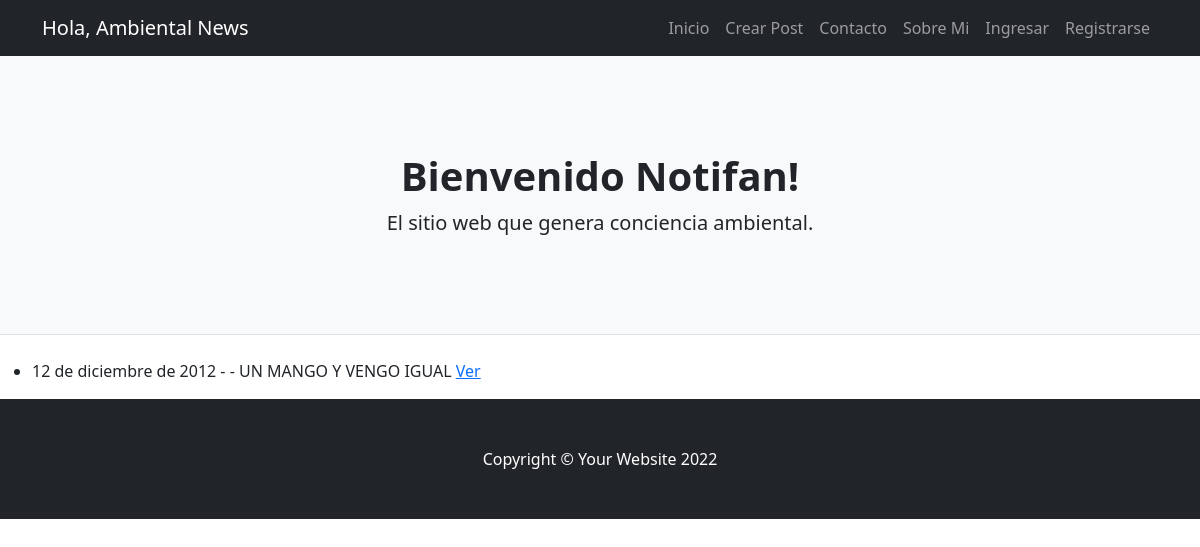
Before: /ambientalnews/listar/ with the older database file.
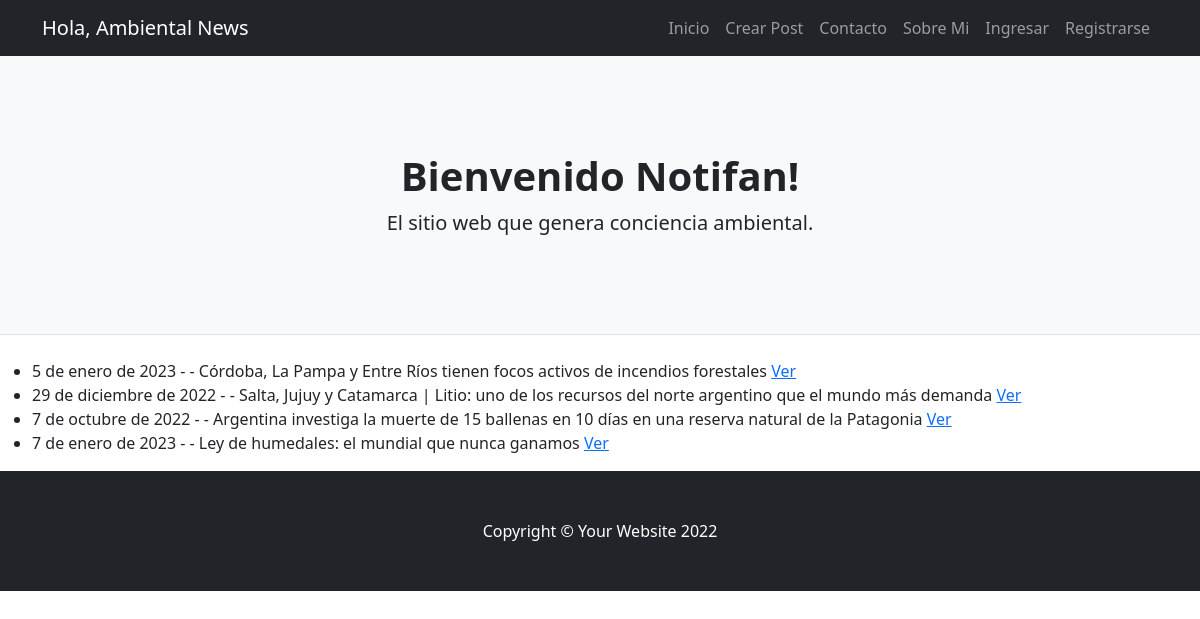
After: the same page with the newer database file.
### ambientalnews/models.py (models this page shows)
class Post(models.Model):
    titulo = models.CharField(max_length=100)
    sub_titulo = models.CharField(max_length=100)
    texto = models.TextField(max_length=3000)
    publicado_el = models.DateField()
    imagen = models.ImageField(upload_to="posteos", null="True", blank=True)

### ambientalnews/views.py (the view)
# urls.py: path('ambientalnews/listar/', PostListar.as_view(), name='listar'),
class PostListar(ListView):
    model = Post

### ambientalnews/templates/ambientalnews/post_list.html (shortened to what this page needs)
{% extends 'ambientalnews/base.html' %}
{% block contenido %}
<ul>
{% for post in object_list %}
    <li>
        {{post.publicado_el}} - - {{post.titulo}}
        <a href="{% url 'post-detalle' post.id %}">Ver</a>
    </li>
{% endfor %}
</ul>
{% endblock %}

### ambientalnews/templates/ambientalnews/base.html (shortened to what this page needs)
<!DOCTYPE html>
<html lang="en">
    <head>
        {% load static %}
        <link href="{% static 'ambientalnews/css/styles.css' %}" rel="stylesheet" />
    </head>
    <body>
        <nav class="navbar navbar-expand-lg navbar-dark bg-dark">
            <div class="container">
                <a class="navbar-brand" href="{% url 'inicio' %}">
                    {%if user.is_authenticated  and  user.avatar.imagen %}
                    <img src="{{user.avatar.imagen.url}}" height="64">
                      Hola, {{user.first_name}} |
                        {% else %}
                        Hola, {{user.first_name}}
                    {% endif %}
                    Ambiental News
                </a>
                <div class="collapse navbar-collapse" id="navbarSupportedContent">
                    <ul class="navbar-nav ms-auto mb-2 mb-lg-0">
                        <li class="nav-item"><a class="nav-link" href="{% url 'inicio' %}">Inicio</a></li>
                        <li class="nav-item"><a class="nav-link" href="{% url 'post-crear' %}">Crear Post</a></li>
                        <li class="nav-item"><a class="nav-link" href="{% url 'crear-mensaje' %}">Contacto</a></li>
                        <li class="nav-item"><a class="nav-link" href="{% url 'aboutme' %}">Sobre Mi</a></li>
                        {% if user.is_authenticated %}
                            <li class="nav-item"><a class="nav-link" href="{% url 'listar' %}">Mi Cuenta</a></li>
                            <li class="nav-item"><a class="nav-link" href="{% url 'logout' %}">Salir</a></li>
                        {% else %}
                            <li class="nav-item"><a class="nav-link" href="{% url 'login' %}">Ingresar</a></li>
                            <li class="nav-item"><a class="nav-link" href="{% url 'signup' %}">Registrarse</a></li>
                        {% endif %}
                    </ul>
                </div>
            </div>
        </nav>
        <header class="py-5 bg-light border-bottom mb-4">
            <div class="container">
                <div class="text-center my-5">
                    <h1 class="fw-bolder">Bienvenido Notifan!</h1>
                    <p class="lead mb-0">El sitio web que genera conciencia ambiental.</p>
                </div>
            </div>
        </header>
        {% block contenido %} {% endblock %}
        <footer class="py-5 bg-dark">
            <div class="container"><p class="m-0 text-center text-white">Copyright &copy; Your Website 2022</p></div>
        </footer>
    </body>
</html>

Changed rows visible on the page:
removed Post: publicado_el "12 de diciembre de 2012", titulo "UN MANGO Y VENGO IGUAL"
added Post: publicado_el "5 de enero de 2023", titulo "Córdoba, La Pampa y Entre Ríos tienen focos activos de incendios forestales"
added Post: publicado_el "29 de diciembre de 2022", titulo "Salta, Jujuy y Catamarca | Litio: uno de los recursos del norte argentino que el mundo más demanda"
added Post: publicado_el "7 de octubre de 2022", titulo "Argentina investiga la muerte de 15 ballenas en 10 días en una reserva natural de la Patagonia"
added Post: publicado_el "7 de enero de 2023", titulo "Ley de humedales: el mundial que nunca ganamos"
